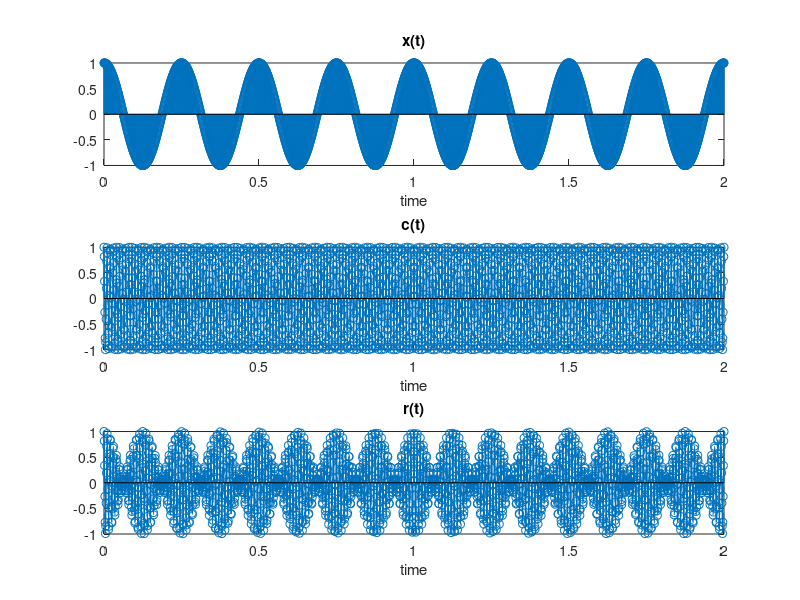
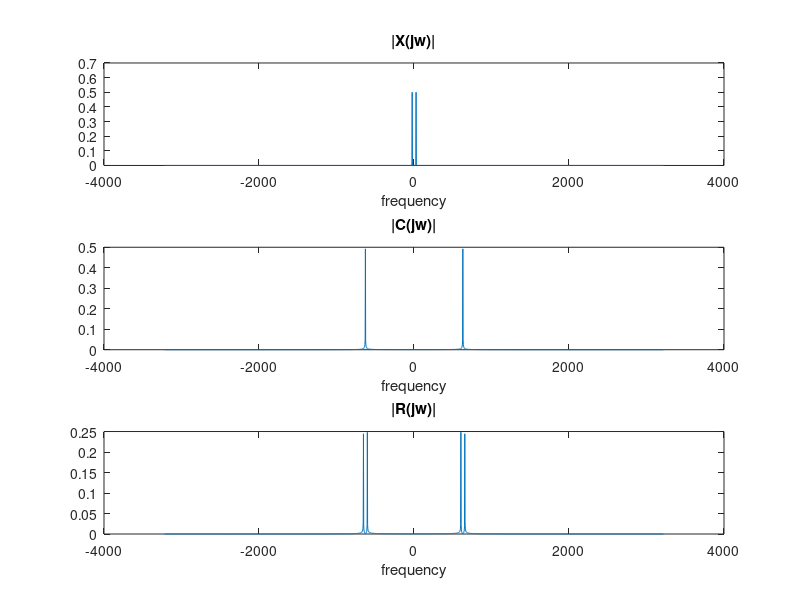
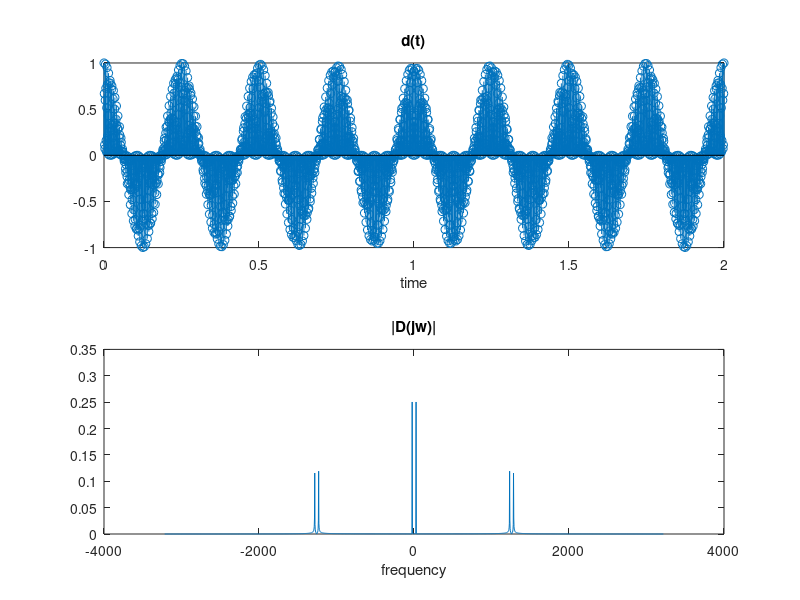
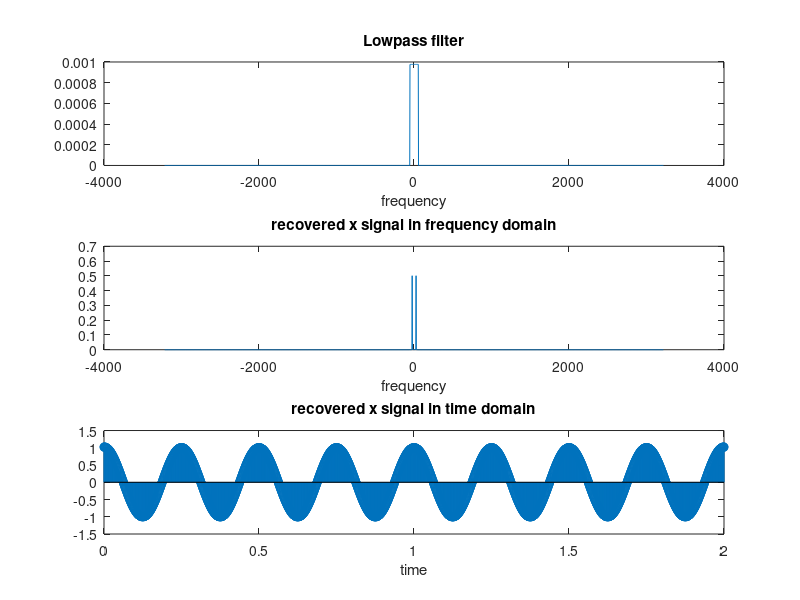

The MATLAB source for these figures, in order:
% Project 2
% - Problem 3
% - Author : Taewan Ham

w_s = 2*pi*1024;
Hz = w_s / (2*pi);
samples = 2*Hz;  % number of samples 
n = linspace(0, 2, samples);  % sampled time domain
w = linspace(-w_s*0.5, w_s*0.5, samples);

x_t = cos(2*pi*4*n);  % signal x
c_t = cos(2*pi*100*n); % signal c
r_t = x_t.*c_t;  % signal r

x_f = fftshift(fft(x_t));
c_f = fftshift(fft(c_t));
r_f = fftshift(fft(r_t));

% Problem 3-(a)
figure(1);
subplot(3,1,1); stem(n, x_t); xlabel('time'); title('x(t)'); % signals in time domain
subplot(3,1,2); stem(n, c_t); xlabel('time'); title('c(t)');
subplot(3,1,3); stem(n, r_t); xlabel('time'); title('r(t)');

figure(2);
subplot(3,1,1); plot(w, abs(x_f)/samples); xlabel('frequency'); title('|X(jw)|'); % signals in frequency domain
subplot(3,1,2); plot(w, abs(c_f)/samples); xlabel('frequency'); title('|C(jw)|');
subplot(3,1,3); plot(w, abs(r_f)/samples); xlabel('frequency'); title('|R(jw)|');


% Problem 3-(b)
d_t = r_t.*c_t;  % signal d
d_f = fftshift(fft(d_t));

figure(3);
subplot(2,1,1); stem(n, d_t); xlabel('time'); title('d(t)');  % time domain
subplot(2,1,2); plot(w, abs(d_f)/samples); xlabel('frequency'); title('|D(jw)|');  % frequency domain

% Problem 3-(c)
fil_h = [zeros(1,1007) 2*ones(1,35) zeros(1,1006)];  % lowpass filter w = -51~55 
recov_x_f = d_f.*fil_h; % recovered signal
recov_x_t = ifft(ifftshift(recov_x_f));

figure(4);
subplot(3,1,1); plot(w, abs(fil_h)/samples); xlabel('frequency'); title('Lowpass filter');
subplot(3,1,2); plot(w, abs(recov_x_f)/samples); xlabel('frequency'); title('recovered x signal in frequency domain');
subplot(3,1,3); stem(n, recov_x_t); xlabel('time'); title('recovered x signal in time domain');





